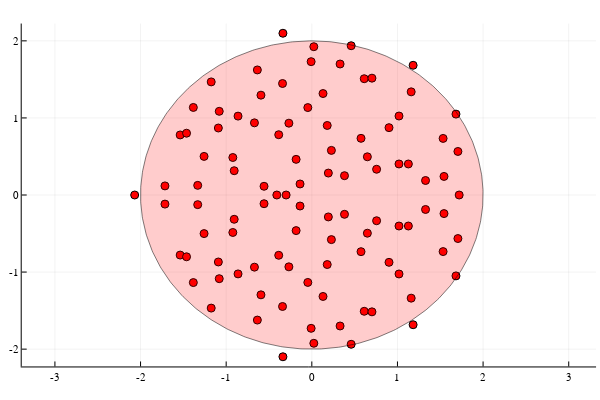

The notebook cell saved with this chart:
### Code cell
r = sqrt(N*p)
scatter(real(ev2),imag(ev2),color="red")
plot!(circulo(0,0,2),seriestype=:shape,
    lw=0.5,
    c = :red,
    linecolor = :black,
    legend = false,
    fillalpha = 0.2,
    aspect_ratio = 1
)

### Figure 1 — Plotly figure (JSON) as saved in the notebook; plotly's stock layout.template omitted (floating-point values rounded to 4 significant figures; data arrays with more than 128 entries replaced by an {"elided": "..."} marker saying what was removed)
{"data": [{"colorbar": {"len": 0.9525, "title": "", "x": 0.9934, "y": 0.5139}, "legendgroup": "y1", "marker": {"color": "rgba(255, 0, 0, 1.000)", "line": {"color": "rgba(0, 0, 0, 1.000)", "width": 1}, "size": 8, "symbol": "circle"}, "mode": "markers", "name": "y1", "showlegend": true, "type": "scatter", "x": [-2.068, -1.715, -1.715, -1.537, -1.537, -1.463, -1.463, -1.384, -1.384, -1.333, -1.333, -1.258, -1.258, -1.175, -1.175, -1.092, -1.092, -1.081, -1.081, -0.9223, -0.9223, -0.9065, -0.9065, -0.8616, -0.8616, -0.67, -0.67, -0.6361, -0.6361, -0.5939, -0.5939, -0.5579, -0.5579, -0.4088, -0.3864, -0.3864, -0.342, -0.342, -0.3374, -0.3374, -0.3001, -0.2678, -0.2678, -0.1835, -0.1835, -0.1374, -0.1374, -0.04664, -0.04664, -0.008012, -0.008012, 0.02345, 0.02345, 0.1309, 0.1309, 0.1799, 0.1799, 0.193, 0.193, 0.2287, 0.2287, 0.33, 0.33, 0.3815, 0.3815, 0.4594, 0.4594, 0.5746, 0.5746, 0.612, 0.612, 0.6487, 0.6487, 0.7023, 0.7023, 0.7564, 0.7564, 0.9013, 0.9013, 1.018, 1.018, 1.018, 1.018, 1.128, 1.128, 1.16, 1.16, 1.183, 1.183, 1.328, 1.328, 1.533, 1.533, 1.544, 1.544, 1.683, 1.683, 1.706, 1.706, 1.721], "xaxis": "x", "y": [0, -0.1181, 0.1181, -0.7793, 0.7793, -0.8017, 0.8017, -1.136, 1.136, -0.125, 0.125, -0.5008, 0.5008, -1.468, 1.468, -0.8692, 0.8692, -1.086, 1.086, -0.4863, 0.4863, -0.3151, 0.3151, -1.024, 1.024, -0.936, 0.936, -1.623, 1.623, -1.295, 1.295, -0.1131, 0.1131, 0, -0.7823, 0.7823, -1.447, 1.447, -2.099, 2.099, 0, -0.932, 0.932, -0.4622, 0.4622, -0.143, 0.143, -1.134, 1.134, -1.73, 1.73, -1.924, 1.924, -1.317, 1.317, -0.9024, 0.9024, -0.2845, 0.2845, -0.5789, 0.5789, -1.7, 1.7, -0.2507, 0.2507, -1.937, 1.937, -0.7352, 0.7352, -1.509, 1.509, -0.4956, 0.4956, -1.516, 1.516, -0.334, 0.334, -0.8738, 0.8738, -0.4024, 0.4024, -1.025, 1.025, -0.4024, 0.4024, -1.338, 1.338, -1.683, 1.683, -0.188, 0.188, -0.7342, 0.7342, -0.2411, 0.2411, -1.05, 1.05, -0.565, 0.565, 0], "yaxis": "y"}, {"fill": "tozeroy", "fillcolor": "rgba(255, 0, 0, 0.200)", "legendgroup": "y2", "line": {"color": "rgba(0, 0, 0, 1.000)", "dash": "solid", "width": 0.5}, "mode": "lines", "name": "y2", "showlegend": true, "type": "scatter", "x": {"elided": "501 float values"}, "xaxis": "x1", "y": {"elided": "501 float values"}, "yaxis": "y1"}], "layout": {"annotations": [], "height": 400, "margin": {"b": 20, "l": 0, "r": 0, "t": 20}, "paper_bgcolor": "rgba(255, 255, 255, 1.000)", "plot_bgcolor": "rgba(255, 255, 255, 1.000)", "showlegend": false, "width": 600, "xaxis": {"anchor": "y", "domain": [0.03619, 0.9934], "gridcolor": "rgba(0, 0, 0, 0.100)", "gridwidth": 0.5, "linecolor": "rgba(0, 0, 0, 1.000)", "mirror": false, "range": [-3.388, 3.319], "showgrid": true, "showline": true, "showticklabels": true, "tickangle": 0, "tickcolor": "rgb(0, 0, 0)", "tickfont": {"color": "rgba(0, 0, 0, 1.000)", "family": "sans-serif", "size": 11}, "tickmode": "array", "ticks": "inside", "ticktext": ["-3", "-2", "-1", "0", "1", "2", "3"], "tickvals": [-3, -2, -1, 0, 1, 2, 3], "title": "", "titlefont": {"color": "rgba(0, 0, 0, 1.000)", "family": "sans-serif", "size": 15}, "type": "-", "visible": true, "zeroline": false, "zerolinecolor": "rgba(0, 0, 0, 1.000)"}, "yaxis": {"anchor": "x", "domain": [0.03762, 0.9902], "gridcolor": "rgba(0, 0, 0, 0.100)", "gridwidth": 0.5, "linecolor": "rgba(0, 0, 0, 1.000)", "mirror": false, "range": [-2.225, 2.225], "showgrid": true, "showline": true, "showticklabels": true, "tickangle": 0, "tickcolor": "rgb(0, 0, 0)", "tickfont": {"color": "rgba(0, 0, 0, 1.000)", "family": "sans-serif", "size": 11}, "tickmode": "array", "ticks": "inside", "ticktext": ["-2", "-1", "0", "1", "2"], "tickvals": [-2, -1, 0, 1, 2], "title": "", "titlefont": {"color": "rgba(0, 0, 0, 1.000)", "family": "sans-serif", "size": 15}, "type": "-", "visible": true, "zeroline": false, "zerolinecolor": "rgba(0, 0, 0, 1.000)"}}}
